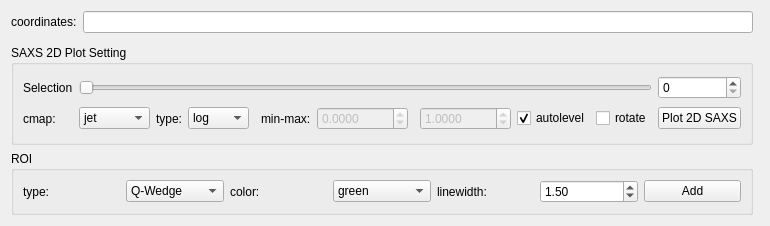
       <widget class="QWidget" name="tab1_1">
        <attribute name="title">
         <string>SAXS-2D</string>
        </attribute>
        <layout class="QGridLayout" name="gridLayout_26">
         <item row="0" column="0">
          <layout class="QHBoxLayout" name="horizontalLayout_4">
           <item>
            <widget class="QLabel" name="label_38">
             <property name="text">
              <string>coordinates:</string>
             </property>
            </widget>
           </item>
           <item>
            <widget class="QLineEdit" name="saxs2d_display">
             <property name="minimumSize">
              <size>
               <width>500</width>
               <height>0</height>
              </size>
             </property>
             <property name="acceptDrops">
              <bool>false</bool>
             </property>
             <property name="alignment">
              <set>Qt::AlignmentFlag::AlignRight|Qt::AlignmentFlag::AlignTrailing|Qt::AlignmentFlag::AlignVCenter</set>
             </property>
             <property name="readOnly">
              <bool>true</bool>
             </property>
            </widget>
           </item>
          </layout>
         </item>
         <item row="1" column="0" colspan="2">
          <widget class="ImageViewDev" name="pg_saxs" native="true">
           <property name="sizePolicy">
            <sizepolicy hsizetype="Expanding" vsizetype="Expanding">
             <horstretch>0</horstretch>
             <verstretch>0</verstretch>
            </sizepolicy>
           </property>
          </widget>
         </item>
         <item row="2" column="0">
          <widget class="QGroupBox" name="groupBox_3">
           <property name="sizePolicy">
            <sizepolicy hsizetype="Expanding" vsizetype="Preferred">
             <horstretch>0</horstretch>
             <verstretch>0</verstretch>
            </sizepolicy>
           </property>
           <property name="minimumSize">
            <size>
             <width>0</width>
             <height>100</height>
            </size>
           </property>
           <property name="title">
            <string>SAXS 2D Plot Setting</string>
           </property>
           <layout class="QGridLayout" name="gridLayout_40">
            <item row="1" column="3">
             <widget class="QComboBox" name="cb_saxs2D_type">
              <item>
               <property name="text">
                <string>log</string>
               </property>
              </item>
              <item>
               <property name="text">
                <string>linear</string>
               </property>
              </item>
             </widget>
            </item>
            <item row="1" column="1">
             <widget class="QComboBox" name="cb_saxs2D_cmap">
              <item>
               <property name="text">
                <string>jet</string>
               </property>
              </item>
              <item>
               <property name="text">
                <string>hot</string>
               </property>
              </item>
              <item>
               <property name="text">
                <string>plasma</string>
               </property>
              </item>
              <item>
               <property name="text">
                <string>viridis</string>
               </property>
              </item>
              <item>
               <property name="text">
                <string>magma</string>
               </property>
              </item>
              <item>
               <property name="text">
                <string>gray</string>
               </property>
              </item>
             </widget>
            </item>
            <item row="1" column="6">
             <widget class="QDoubleSpinBox" name="saxs2d_min">
              <property name="enabled">
               <bool>false</bool>
              </property>
              <property name="decimals">
               <number>4</number>
              </property>
              <property name="minimum">
               <double>-99.000000000000000</double>
              </property>
              <property name="maximum">
               <double>99999.000000000000000</double>
              </property>
             </widget>
            </item>
            <item row="1" column="9">
             <widget class="QCheckBox" name="saxs2d_autolevel">
              <property name="text">
               <string>autolevel</string>
              </property>
              <property name="checked">
               <bool>true</bool>
              </property>
             </widget>
            </item>
            <item row="1" column="8">
             <widget class="QDoubleSpinBox" name="saxs2d_max">
              <property name="enabled">
               <bool>false</bool>
              </property>
              <property name="decimals">
               <number>4</number>
              </property>
              <property name="minimum">
               <double>-99.000000000000000</double>
              </property>
              <property name="maximum">
               <double>99999.000000000000000</double>
              </property>
              <property name="value">
               <double>1.000000000000000</double>
              </property>
             </widget>
            </item>
            <item row="0" column="0">
             <widget class="QLabel" name="label_24">
              <property name="text">
               <string>Selection</string>
              </property>
             </widget>
            </item>
            <item row="1" column="2">
             <widget class="QLabel" name="label_12">
              <property name="text">
               <string>type:</string>
              </property>
             </widget>
            </item>
            <item row="1" column="11">
             <widget class="QPushButton" name="pushButton_plot_saxs2d">
              <property name="minimumSize">
               <size>
                <width>0</width>
                <height>0</height>
               </size>
              </property>
              <property name="text">
               <string>Plot 2D SAXS</string>
              </property>
             </widget>
            </item>
            <item row="1" column="5">
             <widget class="QLabel" name="label_50">
              <property name="sizePolicy">
               <sizepolicy hsizetype="Minimum" vsizetype="Preferred">
                <horstretch>0</horstretch>
                <verstretch>0</verstretch>
               </sizepolicy>
              </property>
              <property name="text">
               <string>min-max:</string>
              </property>
             </widget>
            </item>
            <item row="1" column="0">
             <widget class="QLabel" name="label_13">
              <property name="text">
               <string>cmap:</string>
              </property>
             </widget>
            </item>
            <item row="1" column="10">
             <widget class="QCheckBox" name="saxs2d_rotate">
              <property name="text">
               <string>rotate</string>
              </property>
              <property name="checked">
               <bool>false</bool>
              </property>
             </widget>
            </item>
            <item row="0" column="11">
             <widget class="QSpinBox" name="spinBox_saxs2d_selection">
              <property name="maximum">
               <number>99999</number>
              </property>
             </widget>
            </item>
            <item row="0" column="1" colspan="10">
             <widget class="QSlider" name="horizontalSlider_saxs2d_selection">
              <property name="orientation">
               <enum>Qt::Orientation::Horizontal</enum>
              </property>
             </widget>
            </item>
           </layout>
          </widget>
         </item>
         <item row="3" column="0">
          <widget class="QGroupBox" name="groupBox_16">
           <property name="title">
            <string>ROI</string>
           </property>
           <layout class="QGridLayout" name="gridLayout_3">
            <item row="0" column="0">
             <widget class="QLabel" name="label_58">
              <property name="text">
               <string>type:</string>
              </property>
             </widget>
            </item>
            <item row="0" column="1">
             <widget class="QComboBox" name="cb_saxs2D_roi_type">
              <item>
               <property name="text">
                <string>Q-Wedge</string>
               </property>
              </item>
              <item>
               <property name="text">
                <string>Phi-Ring</string>
               </property>
              </item>
             </widget>
            </item>
            <item row="0" column="2">
             <widget class="QLabel" name="label_60">
              <property name="text">
               <string>color:</string>
              </property>
             </widget>
            </item>
            <item row="0" column="3">
             <widget class="QComboBox" name="cb_saxs2D_roi_color">
              <item>
               <property name="text">
                <string>green</string>
               </property>
              </item>
              <item>
               <property name="text">
                <string>yellow</string>
               </property>
              </item>
              <item>
               <property name="text">
                <string>blue</string>
               </property>
              </item>
              <item>
               <property name="text">
                <string>red</string>
               </property>
              </item>
              <item>
               <property name="text">
                <string>cyan</string>
               </property>
              </item>
              <item>
               <property name="text">
                <string>magenta</string>
               </property>
              </item>
              <item>
               <property name="text">
                <string>black</string>
               </property>
              </item>
              <item>
               <property name="text">
                <string>white</string>
               </property>
              </item>
             </widget>
            </item>
            <item row="0" column="4">
             <widget class="QLabel" name="label_61">
              <property name="text">
               <string>linewidth:</string>
              </property>
             </widget>
            </item>
            <item row="0" column="5">
             <widget class="QDoubleSpinBox" name="sb_saxs2D_roi_width">
              <property name="minimum">
               <double>0.100000000000000</double>
              </property>
              <property name="singleStep">
               <double>0.100000000000000</double>
              </property>
              <property name="value">
               <double>1.500000000000000</double>
              </property>
             </widget>
            </item>
            <item row="0" column="6">
             <widget class="QPushButton" name="pushButton_6">
              <property name="text">
               <string>Add</string>
              </property>
             </widget>
            </item>
           </layout>
          </widget>
         </item>
        </layout>
       </widget>
